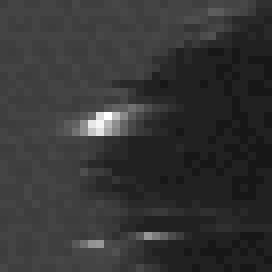
#> input picture spatialfilter/SI8.bmp, 34 x 34 px (shown 8 times larger)
$ python main.py
#> lines starting #> are read from the running program, lines starting #| are printed output that depends on the picture
import numpy as np
import cv2
from PIL import Image

#パラメータ
s = 10 #s1
r = 8 #s2
a = 400 #a
b = 300 #b
x = 0.49 #逆空間のピクセルサイズ

image = cv2.imread('SI8.bmp',0)
#> image is the input picture: shape (34, 34); min 22, max 255, mean 53.1
fimage=np.fft.fft2(image)#FFT

#フーリエ変換後の行列を表示
print(fimage)
#> (printed output is left out)
print(fimage.shape)
#| (34, 34)

#中心位置を合わせる
fimage=np.fft.fftshift(fimage)
mag = 20*np.log(np.abs(fimage))
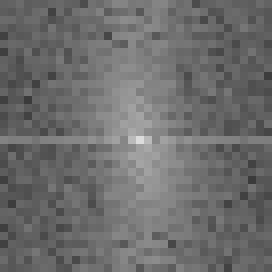
#> mag: shape (34, 34) float64 (shown 8 times larger); min 59.79, max 220.5, mean 109
cv2.imwrite("FFT of 8.bmp", mag)
#フィルタの作成
size = image.shape
#> size = (34, 34)
filter_matrix = np.zeros(size)
height,width = size[:2]#これ大丈夫？
#> height = 34; width = 34
center = size[0]/2
#> center = 17

for i in range(0,height):
     for j in range(0,width):
            d = np.sqrt((i-center)*(i-center) + (j-center)*(j-center))* 16 * x / 8.13
            plus_gaussian = np.exp(-d *d / (2 * s *s))/ (np.sqrt(2 * 3.14) * s) * a
            minus_gaussian = np.exp(-d *d / (2 * r *r)) / (np.sqrt(2 * 3.14) * r) * b * (-1)
            filter_matrix[i][j] = plus_gaussian + minus_gaussian
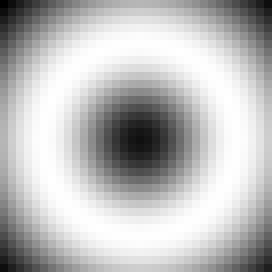
#> filter_matrix: shape (34, 34) float64 (shown 8 times larger); min 0.862, max 2.92, mean 2.38; drawn with min black and max white

print(filter_matrix)
#> (printed output is left out)

#フィルタの適用
fimage = fimage*filter_matrix
fimage = np.fft.fftshift(fimage) #shiftしたものをもとに戻す
ifimage = np.fft.ifft2(fimage) #IFFT
ifimage = ifimage.real
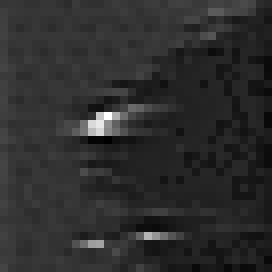
#> ifimage: shape (34, 34) float64 (shown 8 times larger); min -29.19, max 427.2, mean 53; drawn with min black and max white
ifimage = ifimage *0.7
Image.fromarray(np.uint8(ifimage)).show()
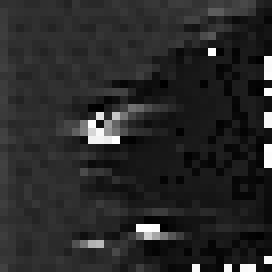
#> shown: PIL image 34x34 L (shown 8 times larger); min 0, max 255, mean 41.1
cv2.imwrite("filtered_SI8.bmp",ifimage)

filter_matrix = filter_matrix*60
cv2.imwrite("filter_matrixSI8.bmp",filter_matrix)
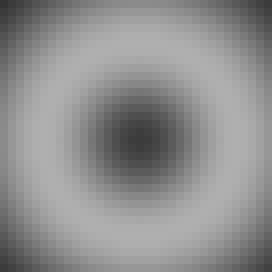
#> saved as filter_matrixSI8.bmp: shape (34, 34) (shown 8 times larger); min 52, max 175, mean 142.9

$ run again, with spatialfilter/Image.bmp copied over spatialfilter/SI8.bmp
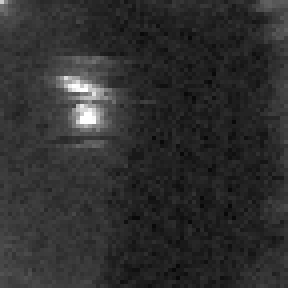
#> input picture spatialfilter/Image.bmp, 72 x 72 px (shown 4 times larger)
#> image is the input picture: shape (72, 72); min 9, max 255, mean 46.8
#> (printed output is left out)
#| (72, 72)
#> after the loop `for i in range(0,height):`:
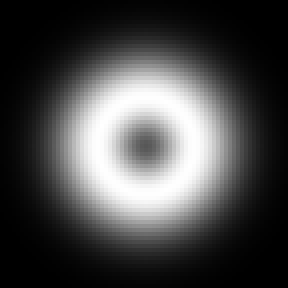
#> filter_matrix: shape (72, 72) float64 (shown 4 times larger); min 9.3e-05, max 2.92, mean 0.83; drawn with min black and max white
#> (printed output is left out)
#> `cv2.imwrite("filter_matrixSI8.bmp",filter_matrix)`:
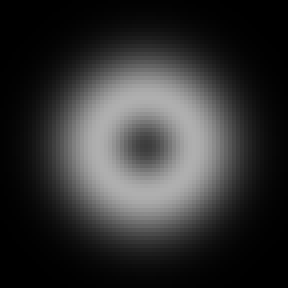
#> saved as filter_matrixSI8.bmp: shape (72, 72) (shown 4 times larger); min 0, max 175, mean 49.8

$ run again, with spatialfilter/SI40af.bmp copied over spatialfilter/SI8.bmp
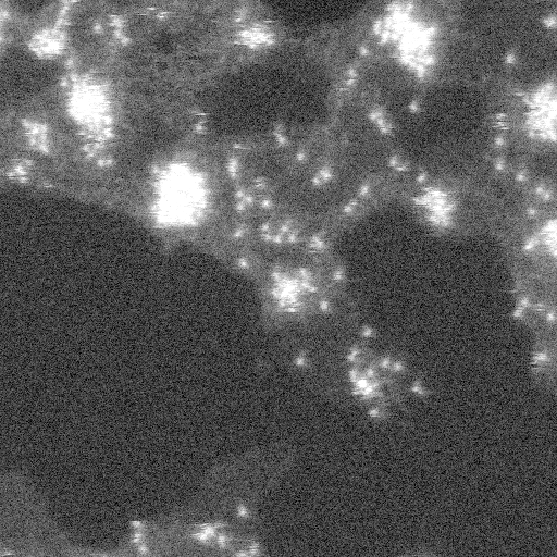
#> input picture spatialfilter/SI40af.bmp, 557 x 557 px
#> image is the input picture: shape (557, 557); min 0, max 255, mean 90.7
#> (printed output is left out)
#| (557, 557)
#> (printed output is left out)
#> `Image.fromarray(np.uint8(ifimage)).show()`:
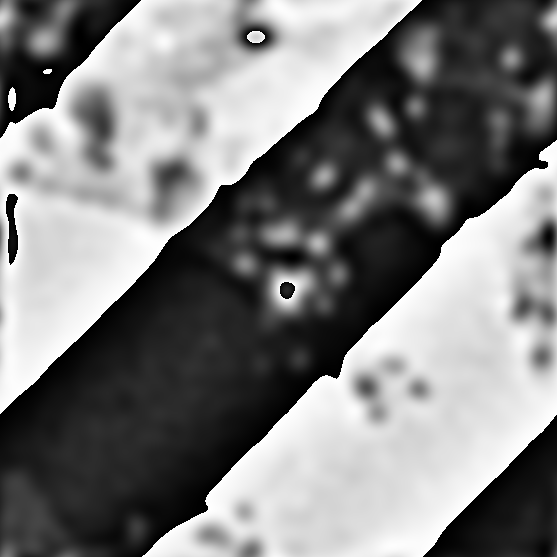
#> shown: PIL image 557x557 L; min 0, max 255, mean 125.4
#> `cv2.imwrite("filter_matrixSI8.bmp",filter_matrix)`:
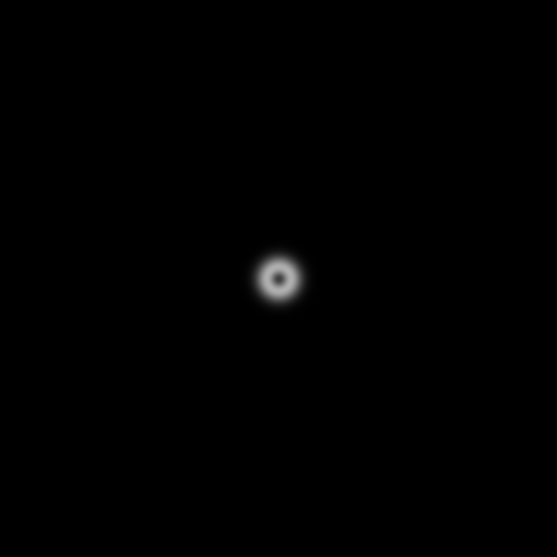
#> saved as filter_matrixSI8.bmp: shape (557, 557); min 0, max 175, mean 0.8
